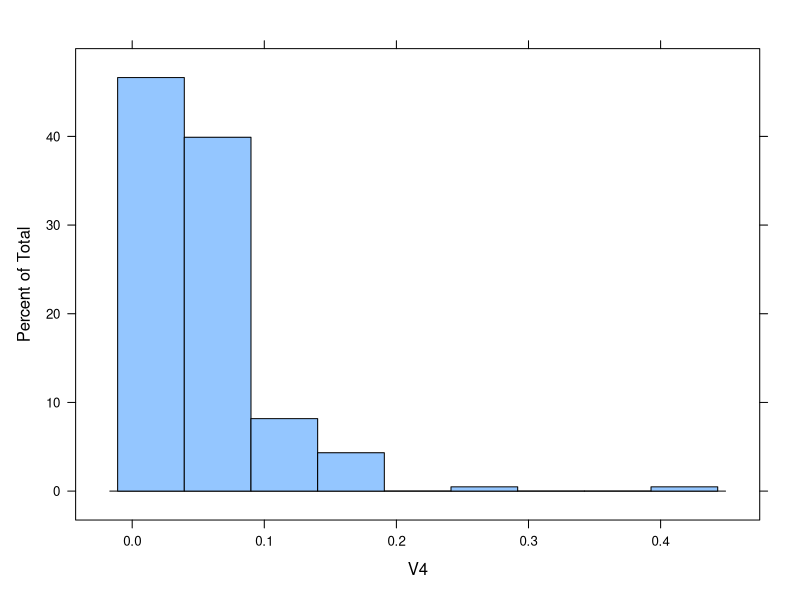

Write R code to recreate this figure.
library(mlbench)
library(lattice)
library(caret)
library(e1071)
data(Sonar)

skewness(Sonar$V4)
histogram(Sonar$V4,xlab="V4")